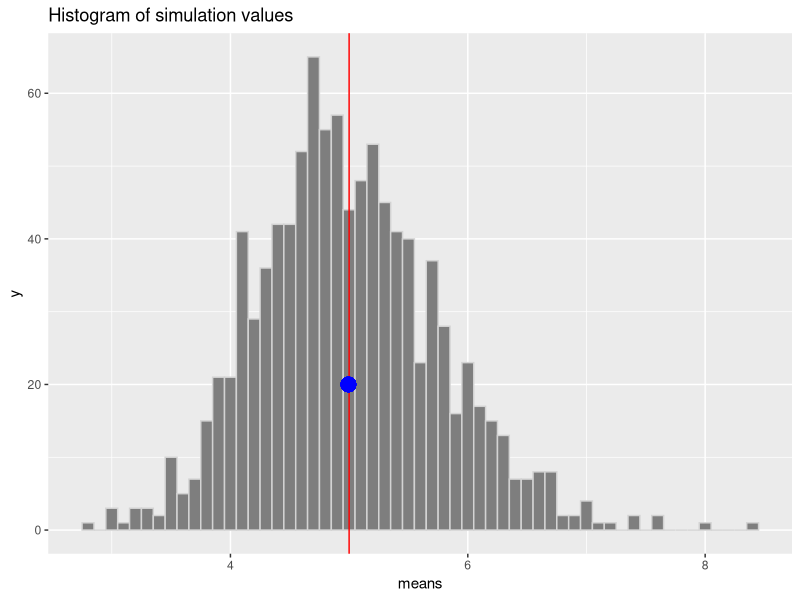

Recreate this plot in R.
## ---- chunk 1
library(ggplot2)

means <- NULL
sims <- 1000; n <- 40; lambda = 0.2

for (i in 1:sims) means <- c(means, mean(rexp(n,lambda)))
## ---- chunk 2

tMean <- 1/lambda; sMean <- mean(means)

ggplot(as.data.frame(means), aes(x = means)) +
    geom_histogram(binwidth = .1, fill = "#7e7e7e", color = "#d3d3d3") +
    ggtitle("Histogram of simulation values") +
    geom_vline(xintercept = tMean, color = "red") + 
    geom_point(aes(x = sMean, y = 20, size = 2), color = "blue", show_guide = FALSE)

